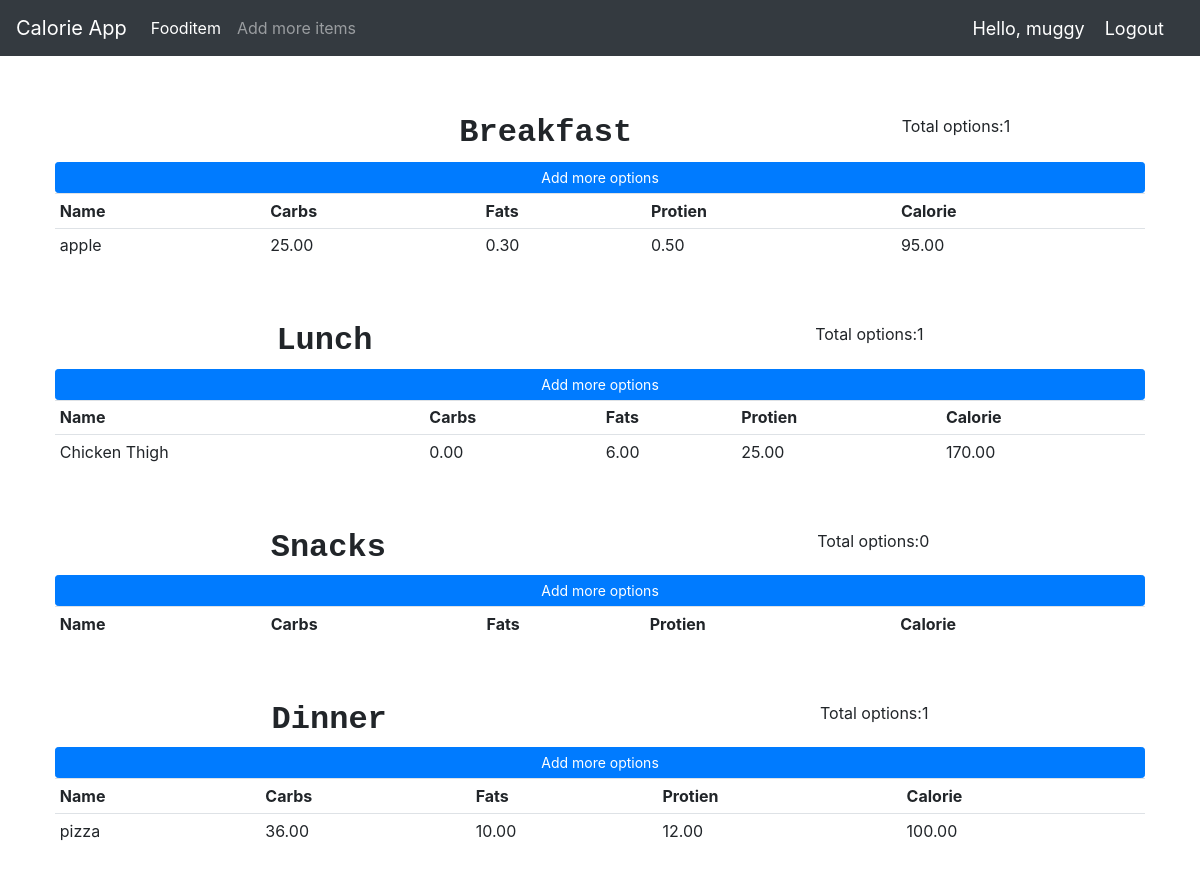
The app's page /product/ (signed in) with its own data.
### tracker/models.py (models this page shows, shortened)
class Item(models.Model): # for all food items
    name = models.CharField(max_length=200)
    category = models.ManyToManyField(Category)
    carbohydrate = models.DecimalField(max_digits=5,decimal_places=2,default=0)
    fats = models.DecimalField(max_digits=5,decimal_places=2,default=0)
    protein = models.DecimalField(max_digits=5,decimal_places=2,default=0)
    calorie=models.DecimalField(max_digits=5,decimal_places=2,default=0,blank=True)
    quantity = models.IntegerField(default=1,null=True,blank=True)

### tracker/decorators.py (the view)
        def wrapper(request, *args, **kwargs):
            group=None
            if request.user.groups.exists():
                group=request.user.groups.all()[0].name
            if group in allowed_roles:
                return view_func(request, *args, **kwargs)
            else:
                return HttpResponse("<h1>You do not have permission to access this page</h1>")

### tracker/views.py (called while the page is built)
@login_required(login_url='login')
@allowed_user(allowed_roles=['admin'])
def fooditem(request):
  breakfast=Category.objects.filter(name='breakfast')[0].item_set.all()
  bcnt=breakfast.count()
  lunch=Category.objects.filter(name='lunch')[0].item_set.all()
  lcnt=lunch.count()
  dinner=Category.objects.filter(name='dinner')[0].item_set.all()
  dcnt=dinner.count()
  snacks=Category.objects.filter(name='snacks')[0].item_set.all()
  scnt=snacks.count()
  context={'bcnt':bcnt, 'lcnt':lcnt, 'dcnt':dcnt, 'scnt':scnt, 'breakfast':breakfast, 'lunch':lunch, 'dinner':dinner, 'snacks':snacks}
  return render(request, 'fooditem.html',context)

### tracker/templates/fooditem.html (shortened to what this page needs)
{% extends 'main.html' %}
{% load static%}
{% block content %}
    <div class="flex-box-row">
        <br>
        <br>
        <h5 id="heading">Breakfast</h5>
        <h7>Total options:{{bcnt}}</h7>
            <a class="btn btn-primary  btn-sm btn-block" href="{% url 'createfooditem' %}">Add more options</a>
            <table class="table table-sm">
                <tr>
                    <th>Name</th>
                    <th>Carbs</th>
                    <th>Fats</th>
                    <th>Protien</th>
                    <th>Calorie</th>
                </tr>
               {% for items in breakfast %}
                <tr>
                    <td>{{items.name}} </td>
                    <td>{{items.carbohydrate}} </td>
                    <td>{{items.fats}} </td>
                    <td>{{items.protein}} </td>
                    <td>{{items.calorie}} </td>
                    </tr>
                {% endfor %}
            </table>
    </div>
    <br>
    <div class="flex-box-row">
        <h5 id="heading">Lunch</h5>
        <h7>Total options:{{lcnt}}</h7>
            <a class="btn btn-primary  btn-sm btn-block" href="{% url 'createfooditem' %}">Add more options</a>
            <table class="table table-sm">
                <tr>
                    <th>Name</th>
                    <th>Carbs</th>
                    <th>Fats</th>
                    <th>Protien</th>
                    <th>Calorie</th>
                </tr>
               {% for items in lunch %}
                <tr>
                    <td>{{items.name}} </td>
                    <td>{{items.carbohydrate}} </td>
                    <td>{{items.fats}} </td>
                    <td>{{items.protein}} </td>
                    <td>{{items.calorie}} </td>
                    </tr>
                {% endfor %}
            </table>
    </div>
    <br>
    <div class="flex-box-row">
        <h5 id="heading">Snacks</h5>
        <h7>Total options:{{scnt}}</h7>
            <a class="btn btn-primary  btn-sm btn-block" href="{% url 'createfooditem' %}">Add more options</a>
            <table class="table table-sm">
                <tr>
                    <th>Name</th>
                    <th>Carbs</th>
                    <th>Fats</th>
                    <th>Protien</th>
                    <th>Calorie</th>
                </tr>
            </table>
    </div>
    <br>
    <div class="flex-box-row">
        <h5 id="heading">Dinner</h5>
        <h7>Total options:{{dcnt}}</h7>
            <a class="btn btn-primary  btn-sm btn-block" href="{% url 'createfooditem' %}">Add more options</a>
            <table class="table table-sm">
                <tr>
                    <th>Name</th>
                    <th>Carbs</th>
                    <th>Fats</th>
                    <th>Protien</th>
                    <th>Calorie</th>
                </tr>
               {% for items in dinner %}
                <tr>
                    <td>{{items.name}} </td>
                    <td>{{items.carbohydrate}} </td>
                    <td>{{items.fats}} </td>
                    <td>{{items.protein}} </td>
                    <td>{{items.calorie}} </td>
                    </tr>
                {% endfor %}
            </table>
    </div>
    <br>
</div>
{% endblock %}

### tracker/templates/navbar.html (shortened to what this page needs)
{% load static%}
<nav class="navbar navbar-expand-lg navbar-dark bg-dark">
    <a class="navbar-brand" href="{% url 'home' %}">Calorie App</a>
    <div class="collapse navbar-collapse" id="navbarSupportedContent">
    {% if request.user.is_staff %}
      <ul class="navbar-nav mr-auto">
        <li class="nav-item active">
          <a class="nav-link" href="{% url 'fooditem' %}">Fooditem<span class="sr-only">(current)</span></a>
        </li>
        <li class="nav-item">
          <a class="nav-link" href="{% url 'createfooditem' %}">Add more items</a>
        </li>
      </ul>
    {% endif %}
    </div>
    <span class="hello-msg">Hello, {{request.user}}</span>
    <span ><a  class="hello-msg" href="{% url 'logout' %}">Logout</a></span>
  </nav>

### calorieproject/static/main.css (style rules this page uses)
.flex-box-row { display:flex; padding : 10px; flex-wrap: wrap; justify-content: space-around; }
#heading { text-shadow: antiquewhite; font-family: 'Courier New', Courier, monospace; font-weight: 550; font-size: xx-large; text-align: left; }

### tracker/templates/navbar.html (style rules this page uses)
.hello-msg { font-size: 18px; color: #fff; margin-right: 20px; }

### records on screen
Item: name "apple", carbohydrate "25.00", fats "0.30", protein "0.50", calorie "95.00"
Item: name "Chicken Thigh", carbohydrate "0.00", fats "6.00", protein "25.00", calorie "170.00"
Item: name "pizza", carbohydrate "36.00", fats "10.00", protein "12.00", calorie "100.00"

### other values on screen
{{ request.user }} "muggy"
{{ bcnt }} "1"
{{ lcnt }} "1"
{{ scnt }} "0"
{{ dcnt }} "1"
